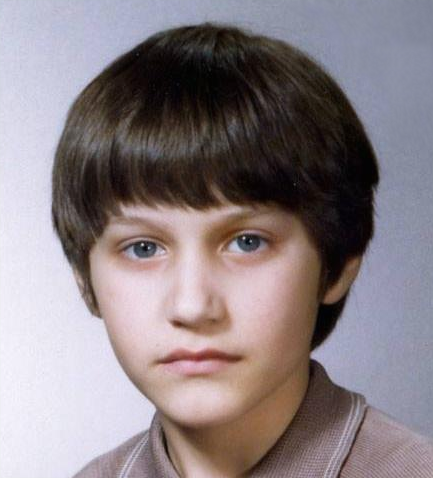
#> input picture media/joven.png, 433 x 478 px, found by its file name
$ jupyter execute 'Cap. 5 - eliminar ruido.ipynb'   (shell and % lines are left out)
#> lines starting #> are read from the running program, lines starting #| are printed output that depends on the picture
<table align="left">
  <td>
    <a href="https://colab.research.google.com/drive/1tz78Dt8NFSgy0MfJvaciPMvPnszJJ2IW" target="_parent"></a>
  </td>
</table>

# Eliminando ruido mediante filtros

En este notebook vamos a ver un ejemplo de cómo eliminar ruído por medio de filtros.

De paso también veremos como *ensuciar* una imagen.

[cell 1]
import os
import cv2
import cv2
import cv2
import matplotlib.pyplot as plt
from google.colab.patches import cv2_imshow
from google.colab import files

## Algunas funciones de apoyo

[cell 2]
def subir_imagen():
    # Pedir al usuario que seleccione un archivo
    uploaded = files.upload()

    # Obtener el nombre del archivo y su contenido
    file_name = next(iter(uploaded))
    file_content = uploaded[file_name]

    # Definir el directorio donde se almacenará el archivo (en Google Colab)
    target_dir = '/content/imagenes'
    if not os.path.exists(target_dir):
        os.makedirs(target_dir)

    # Almacenar el archivo en el directorio especificado
    file_path = os.path.join(target_dir, file_name)
    with open(file_path, 'wb') as f:
        f.write(file_content)

    return file_path

[cell 3]
def leer_imagen(path):
    # Leer la imagen utilizando OpenCV
#> called with path = 'joven.png'
    image = cv2.imread(path)
#> image is the input picture: shape (478, 433, 3); mean B, G, R 132.8, 128.4, 138.7
    if image is None:
       raise ValueError("No se pudo leer la imagen. Asegúrate de que la ruta sea correcta y la imagen exista.")
    return image

## Cargando una imagen

❗La imagen que cargemos será la usada en el resto del *notebook*.

[cell 4]
# Llamar a la función para pedir el archivo y obtener el path almacenado
#ruta = subir_imagen()

ruta="joven.png"

imagen = leer_imagen(ruta)

# Mostrar la imagen original
cv2_imshow(imagen)

## Usando filtros

[cell 5]
import cv2
import numpy as np
import matplotlib.pyplot as plt

imagen_rgb = cv2.cvtColor(imagen, cv2.COLOR_BGR2RGB);
imagen_bw  = cv2.cvtColor(imagen_rgb, cv2.COLOR_BGR2GRAY)
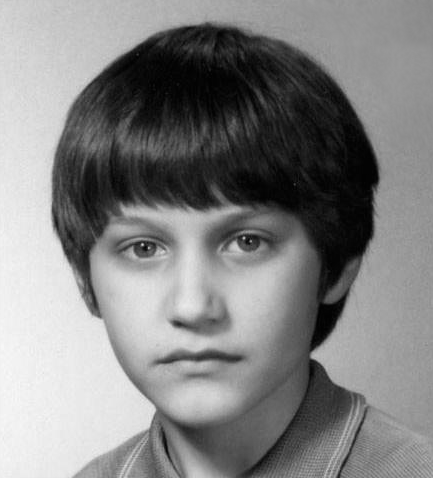
#> imagen_bw: shape (478, 433); min 2, max 249, mean 130.9

# Agregar ruido a la imagen (simulación)
noise = np.random.normal(0, 25, imagen_bw.shape).astype(np.uint8)
imagen_con_ruido = cv2.add(imagen_bw, noise)
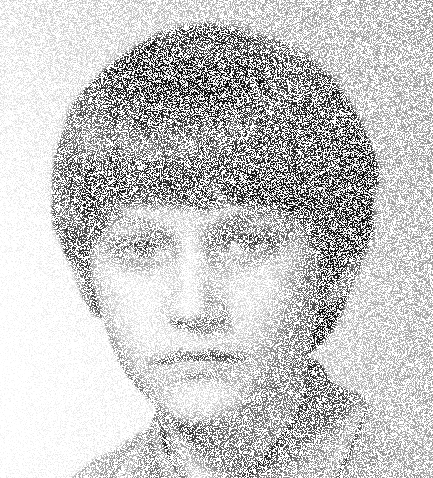
#> imagen_con_ruido: shape (478, 433); min 2, max 255, mean 199.4

filtered_image = imagen_con_ruido.copy();

# Aplicar filtro de suavizado (blur) para reducir el ruido
for _ in range(10):
    filtered_image = cv2.GaussianBlur(filtered_image, (5, 5), 0)
#> this loop made 10 passes
#> pass 1, `filtered_image = cv2.GaussianBlur(filtered_image, (5, 5), 0)`:
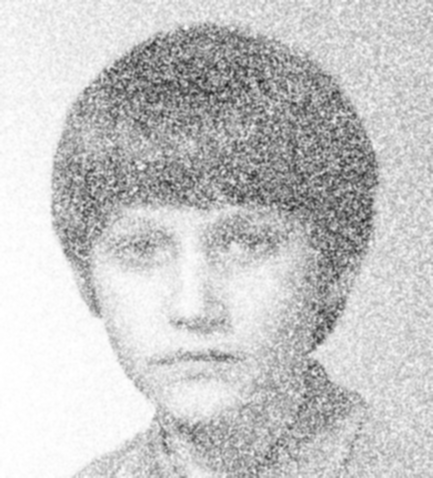
#> filtered_image: shape (478, 433); min 32, max 255, mean 199.4
#> pass 3, `filtered_image = cv2.GaussianBlur(filtered_image, (5, 5), 0)`:
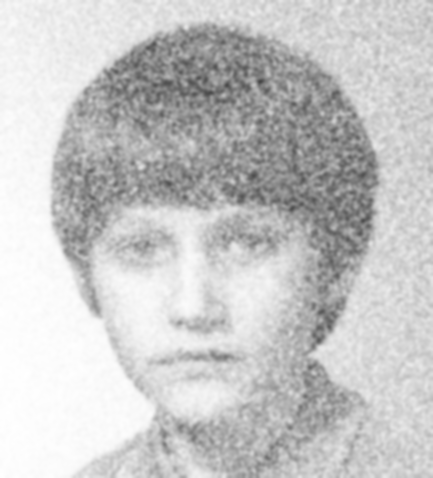
#> filtered_image: shape (478, 433); min 69, max 255, mean 199.4

filtered_image = cv2.bilateralFilter(filtered_image, d=9, sigmaColor=75, sigmaSpace=75)

# Mostrar la imagen original con ruido y la filtrada
plt.figure(figsize=(10, 6))

plt.subplot(1, 3, 1)
plt.imshow(imagen_bw, cmap='gray')
plt.title('Imagen Original')

plt.subplot(1, 3, 2)
plt.imshow(imagen_con_ruido, cmap='gray')
plt.title('Imagen con Ruido')

plt.subplot(1, 3, 3)
plt.imshow(filtered_image, cmap='gray')
plt.title('Imagen Filtrada')

plt.tight_layout()
plt.show()

## Mejorando el contraste

[cell 6]
# Applying CLAHE to L-channel
# feel free to try different values for the limit and grid size:
clahe = cv2.createCLAHE(clipLimit=5.0, tileGridSize=(2,2))
cl = clahe.apply(filtered_image)
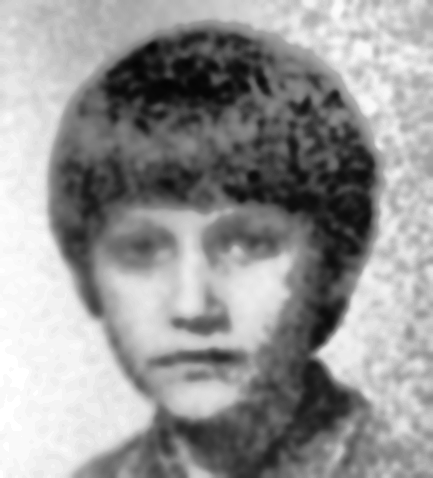
#> cl: shape (478, 433); min 4, max 255, mean 150.2

# Converting image from LAB Color model to BGR color spcae
enhanced_img = cl

# Stacking the original image with the enhanced image
result = np.hstack((filtered_image, enhanced_img))
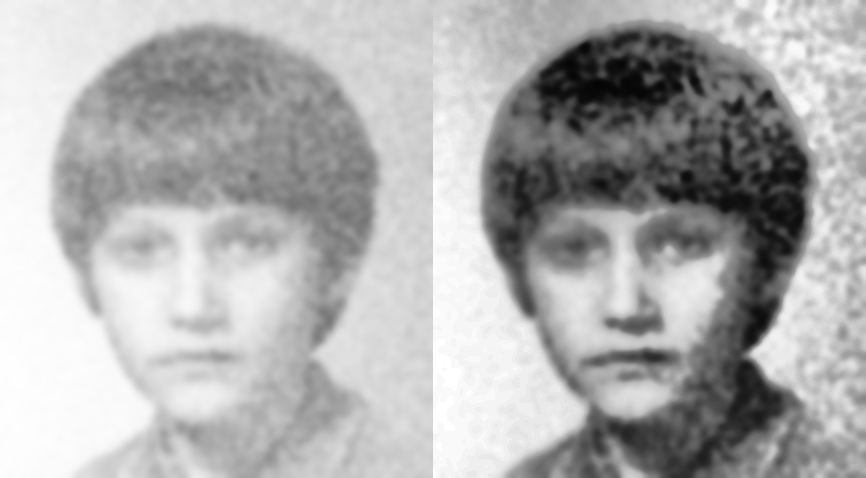
#> result: shape (478, 866); min 4, max 255, mean 174.8
cv2_imshow(result)

$ run again, with media/buenaresolución.png copied over media/joven.png
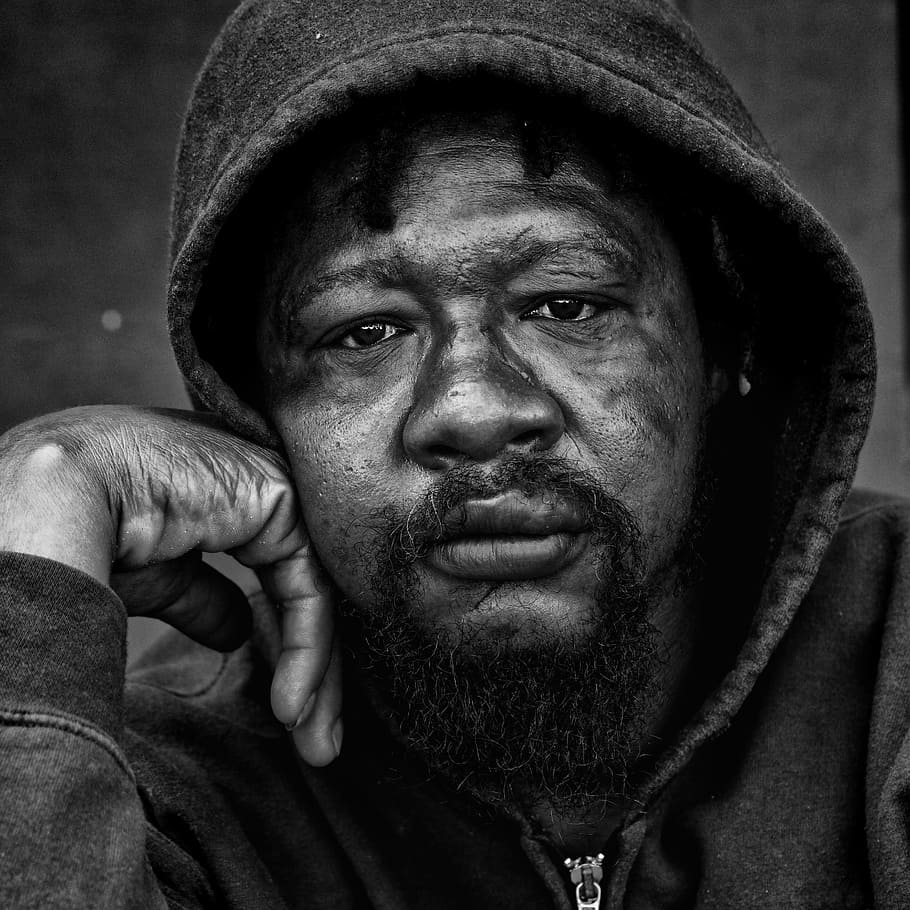
#> input picture media/buenaresolución.png, 910 x 910 px, found by its file name
#> in leer_imagen, image is the input picture: shape (910, 910, 3); min 0, max 255, mean 46.7
#> after the loop `for _ in range(10):`:
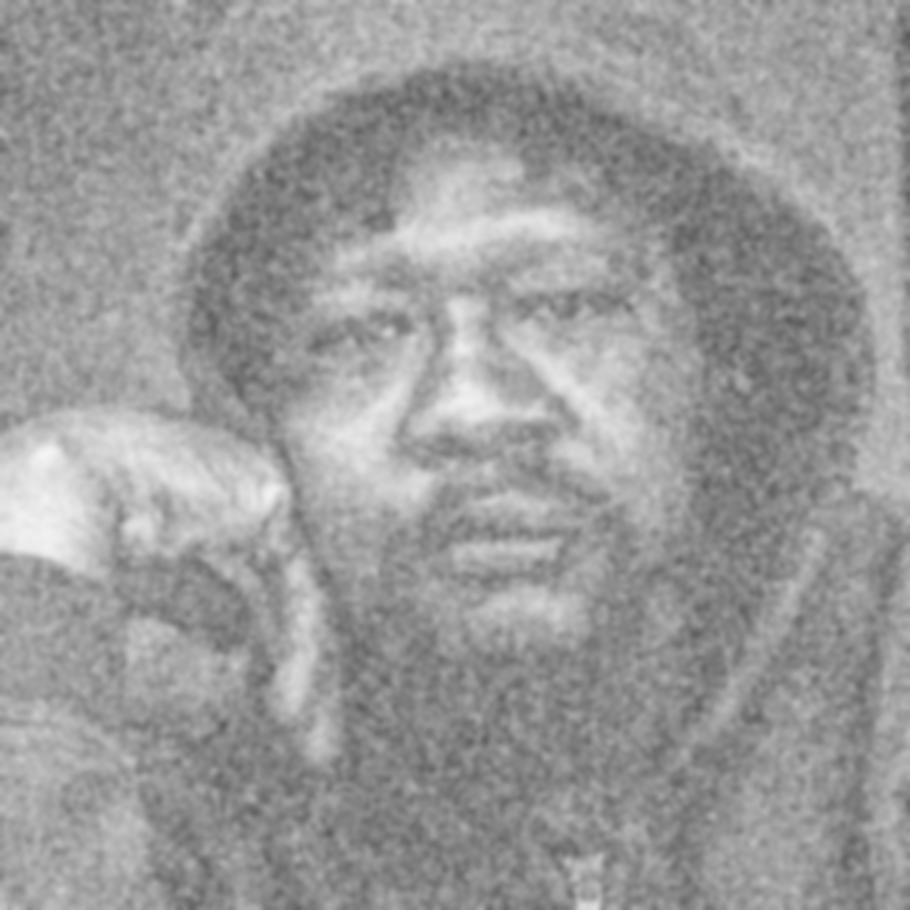
#> filtered_image: shape (910, 910); min 90, max 245, mean 154.6
#> `result = np.hstack((filtered_image, enhanced_img))`:
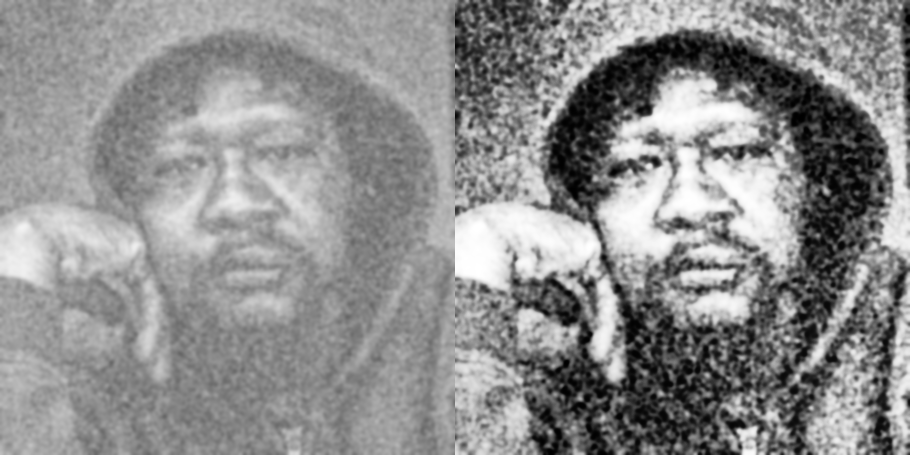
#> result: shape (910, 1820) (shown at 1/2 size); min 0, max 255, mean 141.6
